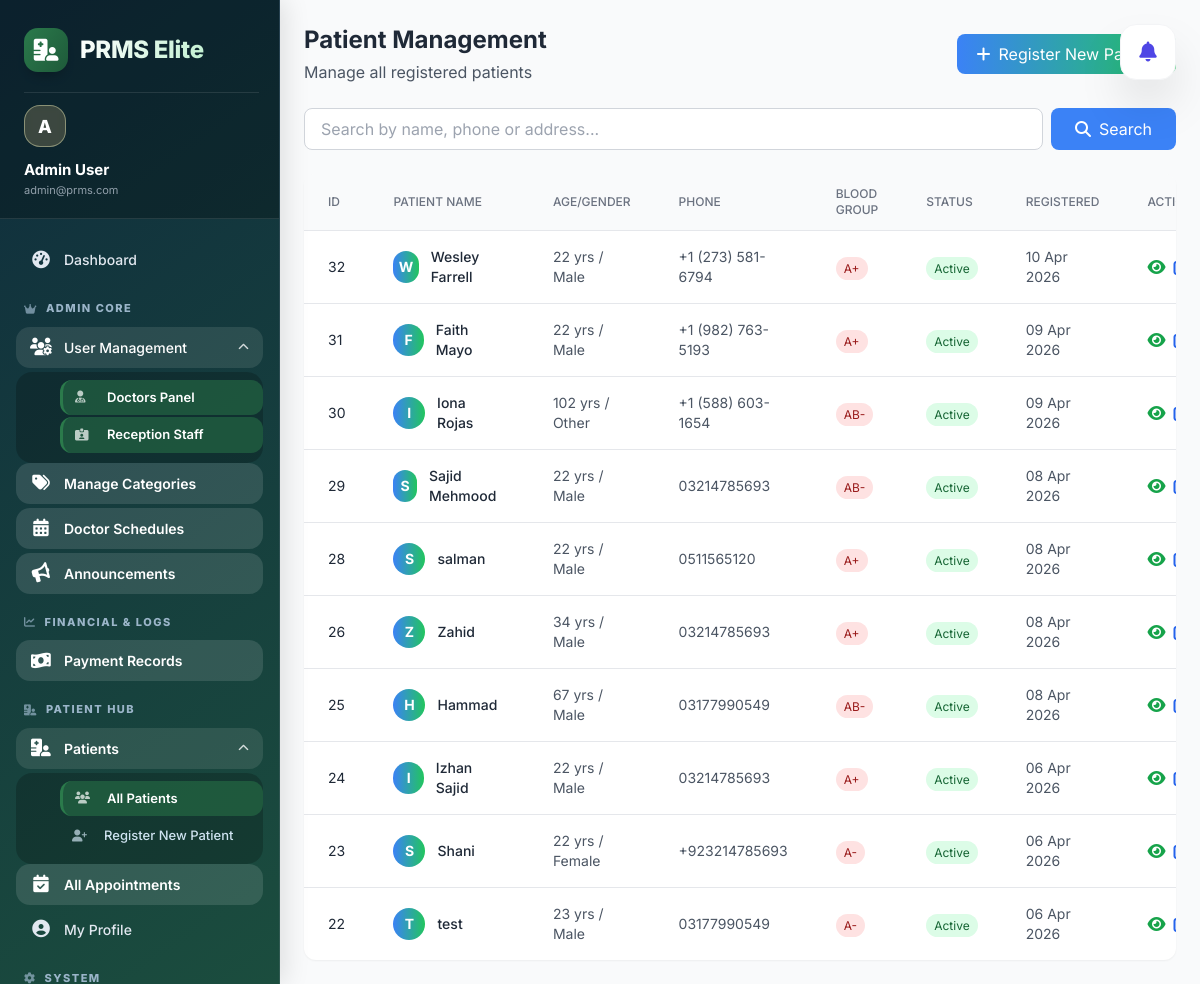
/admin/patients/index.php (signed in), run on the app's committed database.
### tables this page shows
CREATE TABLE `patients` (
  `id` int(11) NOT NULL,
  `name` varchar(100) DEFAULT NULL,
  `age` int(11) DEFAULT NULL,
  `weight` decimal(5,2) DEFAULT NULL,
  `disease` int(11) DEFAULT NULL,
  `gender` enum('male','female','other') DEFAULT NULL,
  `phone` varchar(20) DEFAULT NULL,
  `address` text DEFAULT NULL,
  `blood_group` varchar(10) DEFAULT NULL,
  `status` enum('active','inactive') DEFAULT 'active',
  `created_at` timestamp NOT NULL DEFAULT current_timestamp()
);

### admin/patients/index.php (the view, shortened to what this page needs)
<?php
require_once '../../config/db.php';
$search = isset($_GET['search']) ? mysqli_real_escape_string($conn, $_GET['search']) : '';
$where_clause = '';
$query = "SELECT * FROM patients $where_clause ORDER BY created_at DESC";
$result = mysqli_query($conn, $query);
include '../../includes/header.php';
include '../../includes/sidebar.php';
?>
<div class="flex-1 overflow-y-auto bg-gray-50">
    <div class="p-6">
        <div class="flex justify-between items-center mb-6">
            <div>
                <h1 class="text-2xl font-bold text-gray-800">Patient Management</h1>
                <p class="text-gray-600 mt-1">Manage all registered patients</p>
            </div>
            <a href="create.php" class="bg-gradient-to-r from-blue-500 to-green-500 text-white px-5 py-2 rounded-lg hover:shadow-lg transition">
                <i class="fas fa-plus mr-2"></i>Register New Patient
            </a>
        </div>
        <div class="mb-6">
            <form method="GET" action="" class="flex gap-2">
                <input type="text" name="search" value="<?php echo htmlspecialchars($search); ?>"
                    placeholder="Search by name, phone or address..."
                    class="flex-1 px-4 py-2 border border-gray-300 rounded-lg focus:outline-none focus:border-blue-500">
                <button type="submit" class="px-6 py-2 bg-blue-500 text-white rounded-lg hover:bg-blue-600 transition">
                    <i class="fas fa-search mr-2"></i>Search
                </button>
            </form>
        </div>
        <div class="bg-white rounded-xl shadow-sm overflow-hidden">
            <div class="overflow-x-auto">
                <table class="w-full">
                    <thead class="bg-gray-50 border-b">
                        <tr>
                            <th class="px-6 py-3 text-left text-xs font-medium text-gray-500 uppercase">ID</th>
                            <th class="px-6 py-3 text-left text-xs font-medium text-gray-500 uppercase">Patient Name</th>
                            <th class="px-6 py-3 text-left text-xs font-medium text-gray-500 uppercase">Age/Gender</th>
                            <th class="px-6 py-3 text-left text-xs font-medium text-gray-500 uppercase">Phone</th>
                            <th class="px-6 py-3 text-left text-xs font-medium text-gray-500 uppercase">Blood Group</th>
                            <th class="px-6 py-3 text-left text-xs font-medium text-gray-500 uppercase">Status</th>
                            <th class="px-6 py-3 text-left text-xs font-medium text-gray-500 uppercase">Registered</th>
                            <th class="px-6 py-3 text-left text-xs font-medium text-gray-500 uppercase">Actions</th>
                        </tr>
                    </thead>
                    <tbody class="divide-y divide-gray-200">
                        <?php if (mysqli_num_rows($result) > 0): ?>
                            <?php while ($patient = mysqli_fetch_assoc($result)): ?>
                                <tr class="hover:bg-gray-50 transition">
                                    <td class="px-6 py-4 text-sm text-gray-800"><?php echo $patient['id']; ?></td>
                                    <td class="px-6 py-4">
                                        <div class="flex items-center">
                                            <div class="w-8 h-8 rounded-full bg-gradient-to-r from-blue-500 to-green-500 flex items-center justify-center text-white text-sm font-bold">
                                                <?php echo strtoupper(substr($patient['name'], 0, 1)); ?>
                                            </div>
                                            <div class="ml-3">
                                                <p class="text-sm font-medium text-gray-800"><?php echo htmlspecialchars($patient['name']); ?></p>
                                            </div>
                                        </div>
                                    </td>
                                    <td class="px-6 py-4 text-sm text-gray-600">
                                        <?php echo $patient['age']; ?> yrs /
                                        <span class="capitalize"><?php echo $patient['gender']; ?></span>
                                    </td>
                                    <td class="px-6 py-4 text-sm text-gray-600"><?php echo htmlspecialchars($patient['phone']); ?></td>
                                    <td class="px-6 py-4">
                                        <?php if ($patient['blood_group']): ?>
                                            <span class="px-2 py-1 text-xs rounded-full bg-red-100 text-red-800">
                                                <?php echo htmlspecialchars($patient['blood_group']); ?>
                                            </span>
                                        <?php else: ?>
                                            <span class="text-gray-400 text-sm">Not specified</span>
                                        <?php endif; ?>
                                    </td>
                                    <td class="px-6 py-4">
                                        <span class="px-2 py-1 text-xs rounded-full
                                            <?php echo $patient['status'] == 'active' ? 'bg-green-100 text-green-800' : 'bg-red-100 text-red-800'; ?>">
                                            <?php echo ucfirst($patient['status']); ?>
                                        </span>
                                    </td>
                                    <td class="px-6 py-4 text-sm text-gray-600"><?php echo date('d M Y', strtotime($patient['created_at'])); ?></td>
                                    <td class="px-6 py-4">
                                        <div class="flex space-x-2">
                                            <a href="view.php?id=<?php echo $patient['id']; ?>"
                                                class="text-green-600 hover:text-green-800 transition" title="View Details">
                                                <i class="fas fa-eye"></i>
                                            </a>
                                            <a href="edit.php?id=<?php echo $patient['id']; ?>"
                                                class="text-blue-600 hover:text-blue-800 transition" title="Edit">
                                                <i class="fas fa-edit"></i>
                                            </a>
                                        </div>
                                    </td>
                                </tr>
                            <?php endwhile; ?>
                        <?php endif; ?>
                    </tbody>
                </table>
            </div>
        </div>
    </div>
</div>

### includes/header.php (style rules this page uses)
* { font-family: 'Inter', sans-serif; }

### includes/sidebar.php (style rules this page uses)
:root { --primary-blue: #3b82f6; --primary-green: #10b981; --primary-gradient: linear-gradient(135deg, #1e3a5f 0%, #2b7a4b 100%); --sidebar-bg: linear-gradient(145deg, #0f2c3d 0%, #1b4d3e 100%); --nav-text: #e2e8f0; --nav-active-bg: rgba(255, 255, 255, 0.12); --nav-active-text: #ffffff; --hover-bg: rgba(255, 255, 255, 0.08); --border-color: rgba(255, 255, 255, 0.1); }
body { margin-left: 280px; }

### data on the page
patients: id "32", name "W", name "Wesley Farrell", age "22", gender "Male", phone "+1 (273) 581-6794", blood_group "A+", status "Active", created_at "10 Apr 2026"
patients: id "31", name "F", name "Faith Mayo", age "22", gender "Male", phone "+1 (982) 763-5193", blood_group "A+", status "Active", created_at "09 Apr 2026"
patients: id "30", name "I", name "Iona Rojas", age "102", gender "Other", phone "+1 (588) 603-1654", blood_group "AB-", status "Active", created_at "09 Apr 2026"
patients: id "29", name "S", name "Sajid Mehmood", age "22", gender "Male", phone "03214785693", blood_group "AB-", status "Active", created_at "08 Apr 2026"
patients: id "28", name "S", name "salman", age "22", gender "Male", phone "0511565120", blood_group "A+", status "Active", created_at "08 Apr 2026"
patients: id "26", name "Z", name "Zahid", age "34", gender "Male", phone "03214785693", blood_group "A+", status "Active", created_at "08 Apr 2026"
patients: id "25", name "H", name "Hammad", age "67", gender "Male", phone "03177990549", blood_group "AB-", status "Active", created_at "08 Apr 2026"
patients: id "24", name "I", name "Izhan Sajid", age "22", gender "Male", phone "03214785693", blood_group "A+", status "Active", created_at "06 Apr 2026"
patients: id "23", name "S", name "Shani", age "22", gender "Female", phone "+923214785693", blood_group "A-", status "Active", created_at "06 Apr 2026"
patients: id "22", name "T", name "test", age "23", gender "Male", phone "03177990549", blood_group "A-", status "Active", created_at "06 Apr 2026"

### other printed values
$user_avatar "A"
$user_name "Admin User"
$user_email "admin@prms.com"
